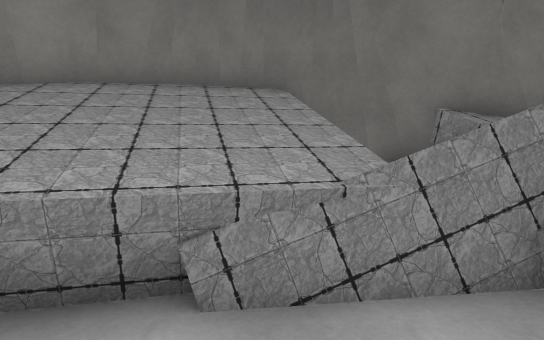
view 1 (above)

12 first-person views from a walk through a Unity game level. The camera is 1.5 m above the floor, tilts 6° down and sees 75° across. The floor is counted in squares, 1 m on a side. Each view is taken from the middle of a square. On the plan, view 1 faces up. The plan holds only what a view shows up to about 16 squares ahead; the rest is blank. The place goes on beyond the plan. The player is left out. Some surface patterns are stand-ins.

view 2
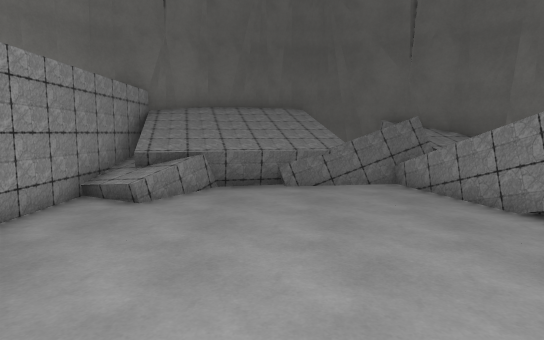

view 3
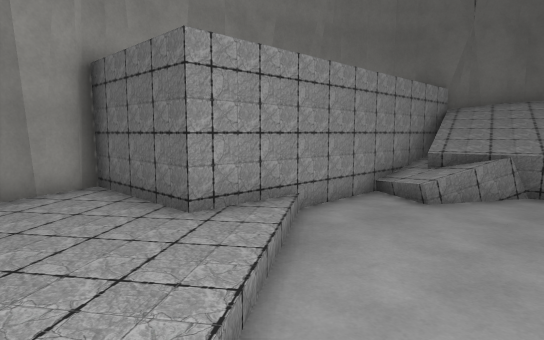

view 4
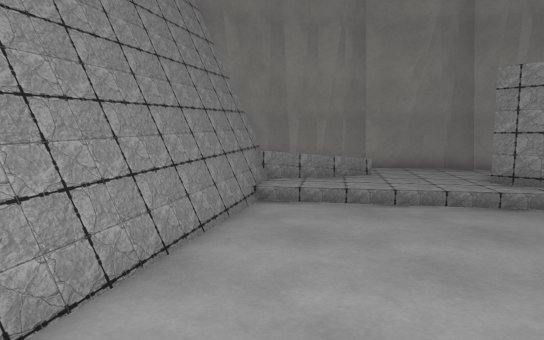

view 5
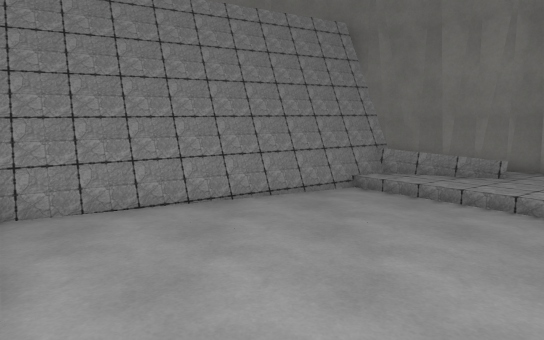

view 6
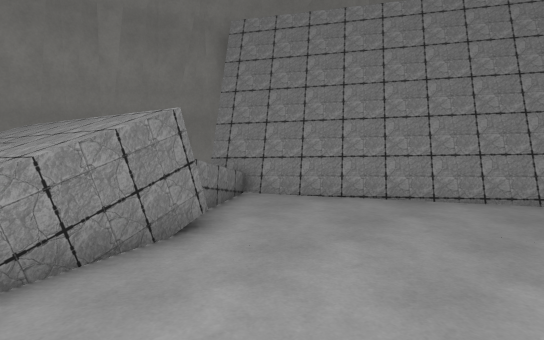

view 7
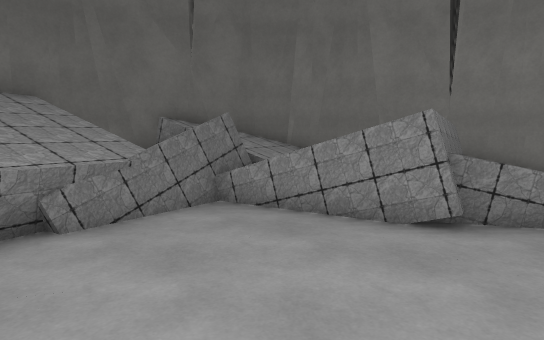

view 8
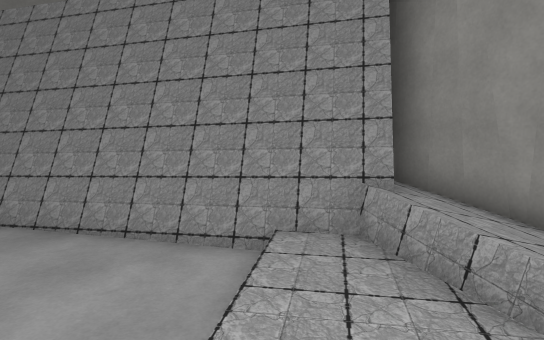

view 9
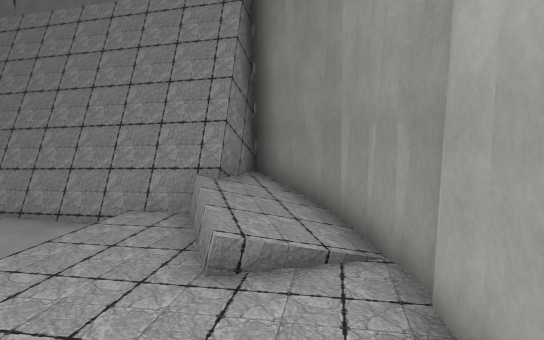

view 10
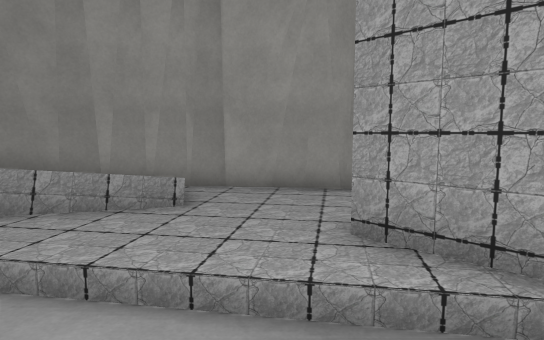

view 11
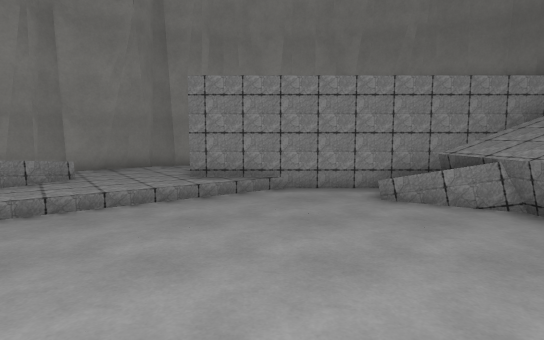

view 12
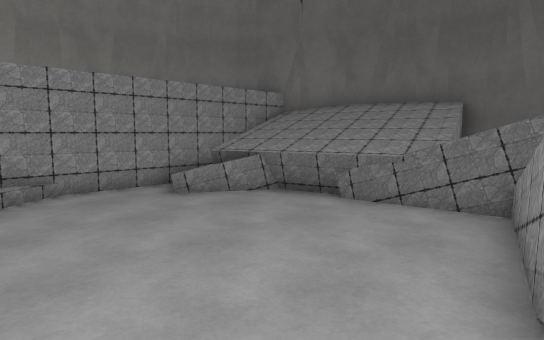

### Floor plan
Key: @ floor where view 1 was taken; # wall or solid block; . main floor; : floor 0.25 m higher than the main floor; / step, stairs or slope; = window, fence, low wall or low ledge.
Columns run from 9 left of view 1 to 6 right of it. Each row starts with its distance up from view 1.
  8      ########
  7     ##  /// ###
  6   ###/////=  ###
  5  ### //////
  4  ### ///////#
  3    # ///===##
  2    #//=.....=#
  1    #//#.....=###
  0    #.....@...###
 -1    #.........###
 -2    #/.........=#
 -3    #/.........##
 -4 ####:/........##
 -5 #:::::/......###
 -6 ##:::::....###
 -7  ##:/#:/.####
 -8   ##/##/###
 -9   ##///##
-10    ###/##
-11      ####

Where each view was taken, in squares from view 1:
view 1: 0 up, 0 right, facing up
view 2: 7 down, 1 left, facing up
view 3: 7 down, 1 left, facing up-left
view 4: 2 down, 4 right, facing down-left
view 5: 2 up, 1 right, facing down
view 6: 2 up, 1 left, facing down-right
view 7: 3 down, 2 left, facing up-right
view 8: 4 down, 5 left, facing down-right
view 9: 5 down, 8 left, facing down-right
view 10: 2 down, 2 left, facing down-left
view 11: 2 down, 4 right, facing left
view 12: 4 down, 4 right, facing up-left
